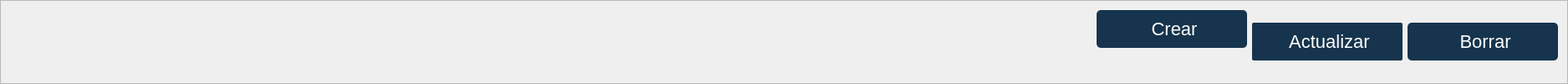
                 <widget class="QFrame" name="frame_4">
                  <property name="sizePolicy">
                   <sizepolicy hsizetype="Preferred" vsizetype="Fixed">
                    <horstretch>0</horstretch>
                    <verstretch>0</verstretch>
                   </sizepolicy>
                  </property>
                  <property name="minimumSize">
                   <size>
                    <width>0</width>
                    <height>65</height>
                   </size>
                  </property>
                  <property name="frameShape">
                   <enum>QFrame::StyledPanel</enum>
                  </property>
                  <property name="frameShadow">
                   <enum>QFrame::Raised</enum>
                  </property>
                  <layout class="QHBoxLayout" name="horizontalLayout_2">
                   <item>
                    <spacer name="horizontalSpacer">
                     <property name="orientation">
                      <enum>Qt::Horizontal</enum>
                     </property>
                     <property name="sizeType">
                      <enum>QSizePolicy::Fixed</enum>
                     </property>
                     <property name="sizeHint" stdset="0">
                      <size>
                       <width>1300</width>
                       <height>20</height>
                      </size>
                     </property>
                    </spacer>
                   </item>
                   <item alignment="Qt::AlignRight|Qt::AlignTop">
                    <widget class="QPushButton" name="BtnCrear">
                     <property name="sizePolicy">
                      <sizepolicy hsizetype="Fixed" vsizetype="Fixed">
                       <horstretch>0</horstretch>
                       <verstretch>0</verstretch>
                      </sizepolicy>
                     </property>
                     <property name="minimumSize">
                      <size>
                       <width>180</width>
                       <height>45</height>
                      </size>
                     </property>
                     <property name="cursor">
                      <cursorShape>PointingHandCursor</cursorShape>
                     </property>
                     <property name="styleSheet">
                      <string notr="true">QPushButton {
    background-color: #16344D; /* Color de fondo */
    border-radius: 5px; /* Bordes redondeados */
    color: white; /* Color del texto */
    padding: 5px 10px; /* Espaciado interno */
    border: none; /* Elimina el borde predeterminado */
    font-size: 22px; /* Tamaño de fuente */
    text-align: center; /* Alinea el texto a la izquierda */
}

QPushButton:hover {
    background-color: #4C6D8C; /* Color de fondo al pasar el mouse */
    box-shadow: 0 0 10px rgba(0, 0, 0, 0.5); /* Sombra al pasar el mouse */
    transform: scale(1.02); /* Ligero aumento al pasar el mouse */
    transition: all 0.3s ease-in-out; /* Transición suave */
}

QPushButton::icon {
    padding-right: 5px; /* Espaciado entre el icono y el texto */
}
</string>
                     </property>
                     <property name="text">
                      <string> Crear</string>
                     </property>
                     <property name="icon">
                      <iconset>
                       <normaloff>../../assets/iconos/anadir.png</normaloff>../../assets/iconos/anadir.png</iconset>
                     </property>
                     <property name="iconSize">
                      <size>
                       <width>24</width>
                       <height>24</height>
                      </size>
                     </property>
                    </widget>
                   </item>
                   <item>
                    <widget class="QPushButton" name="BtnActualizar">
                     <property name="sizePolicy">
                      <sizepolicy hsizetype="Fixed" vsizetype="Fixed">
                       <horstretch>0</horstretch>
                       <verstretch>0</verstretch>
                      </sizepolicy>
                     </property>
                     <property name="minimumSize">
                      <size>
                       <width>180</width>
                       <height>45</height>
                      </size>
                     </property>
                     <property name="cursor">
                      <cursorShape>PointingHandCursor</cursorShape>
                     </property>
                     <property name="styleSheet">
                      <string notr="true">QPushButton {
    background-color: #16344D; /* Color de fondo */
    border-radius: 2px; /* Bordes redondeados */
    color: white; /* Color del texto */
    padding: 5px 10px; /* Espaciado interno */
    border: none; /* Elimina el borde predeterminado */
    font-size: 22px; /* Tamaño de fuente */
    text-align: Center; /* Alinea el texto a la izquierda */
}

QPushButton:hover {
    background-color: #525C5E; /* Color de fondo al pasar el mouse */
    box-shadow: 0 0 10px rgba(0, 0, 0, 0.5); /* Sombra al pasar el mouse */
    transform: scale(1.02); /* Ligero aumento al pasar el mouse */
    transition: all 0.3s ease-in-out; /* Transición suave */
}

QPushButton::icon {
    padding-right: 5px; /* Espaciado entre el icono y el texto */
}
</string>
                     </property>
                     <property name="text">
                      <string> Actualizar</string>
                     </property>
                     <property name="icon">
                      <iconset>
                       <normaloff>../../assets/iconos/actualizar-flecha.png</normaloff>../../assets/iconos/actualizar-flecha.png</iconset>
                     </property>
                     <property name="iconSize">
                      <size>
                       <width>24</width>
                       <height>24</height>
                      </size>
                     </property>
                    </widget>
                   </item>
                   <item alignment="Qt::AlignRight|Qt::AlignVCenter">
                    <widget class="QPushButton" name="BtnBorrar">
                     <property name="sizePolicy">
                      <sizepolicy hsizetype="Fixed" vsizetype="Fixed">
                       <horstretch>0</horstretch>
                       <verstretch>0</verstretch>
                      </sizepolicy>
                     </property>
                     <property name="minimumSize">
                      <size>
                       <width>180</width>
                       <height>45</height>
                      </size>
                     </property>
                     <property name="cursor">
                      <cursorShape>PointingHandCursor</cursorShape>
                     </property>
                     <property name="styleSheet">
                      <string notr="true">QPushButton {
    background-color: #16344D; /* Color de fondo */
    border-radius: 5px; /* Bordes redondeados */
    color: white; /* Color del texto */
    padding: 5px 10px; /* Espaciado interno */
    border: none; /* Elimina el borde predeterminado */
    font-size: 22px; /* Tamaño de fuente */
    text-align: center; /* Alinea el texto a la izquierda */
}

QPushButton:hover {
    background-color: #D32F2F ; /* Color de fondo al pasar el mouse */
    box-shadow: 0 0 10px rgba(0, 0, 0, 0.5); /* Sombra al pasar el mouse */
    transform: scale(1.02); /* Ligero aumento al pasar el mouse */
    transition: all 0.3s ease-in-out; /* Transición suave */
}

QPushButton::icon {
    padding-right: 5px; /* Espaciado entre el icono y el texto */
}
</string>
                     </property>
                     <property name="text">
                      <string> Borrar</string>
                     </property>
                     <property name="icon">
                      <iconset>
                       <normaloff>../../assets/iconos/borrar.png</normaloff>../../assets/iconos/borrar.png</iconset>
                     </property>
                     <property name="iconSize">
                      <size>
                       <width>28</width>
                       <height>28</height>
                      </size>
                     </property>
                    </widget>
                   </item>
                  </layout>
                 </widget>
